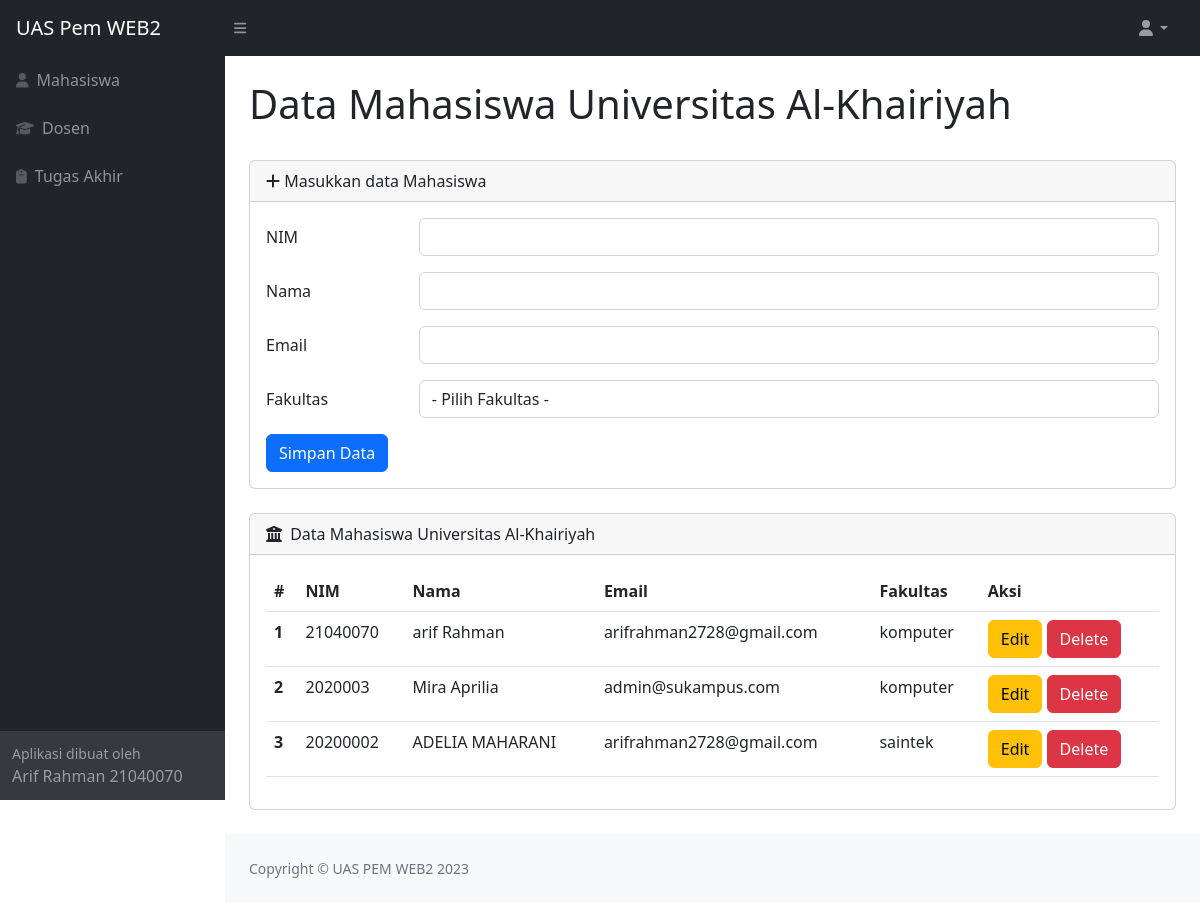
/index.php (signed in), run on the app's committed database.
### tables this page shows
CREATE TABLE `mahasiswa` (
  `id` int(11) NOT NULL,
  `nim` varchar(25) NOT NULL,
  `nama` varchar(25) NOT NULL,
  `email` varchar(25) NOT NULL,
  `fakultas` varchar(25) NOT NULL
);

### pages/content/mahasiswa.php (the view, shortened to what this page needs)
<?php
$nim        = "";
$nama       = "";
$email      = "";
?>
<main>
    <div class="container-fluid px-4">
        <h1 class="mt-4">Data Mahasiswa Universitas Al-Khairiyah</h1>
        <div class="card mb-4">
            <div class="card-header">
                <i class="fas fa-plus"></i>
                Masukkan data Mahasiswa
            </div>
            <div class="card-body">
                <form action="" method="POST">
                    <div class="mb-3 row">
                        <label for="nim" class="col-sm-2 col-form-label">NIM</label>
                        <div class="col-sm-10">
                            <input type="text" class="form-control" id="nim" name="nim" value="<?php echo $nim ?>">
                        </div>
                    </div>
                    <div class="mb-3 row">
                        <label for="nama" class="col-sm-2 col-form-label">Nama</label>
                        <div class="col-sm-10">
                            <input type="text" class="form-control" id="nama" name="nama" value="<?php echo $nama ?>">
                        </div>
                    </div>
                    <div class="mb-3 row">
                        <label for="email" class="col-sm-2 col-form-label">Email</label>
                        <div class="col-sm-10">
                            <input type="text" class="form-control" id="email" name="email" value="<?php echo $email ?>">
                        </div>
                    </div>
                    <div class="mb-3 row">
                        <label for="fakultas" class="col-sm-2 col-form-label">Fakultas</label>
                        <div class="col-sm-10">
                            <select class="form-control" name="fakultas" id="fakultas">
                                <option value="">- Pilih Fakultas -</option>
                            </select>
                        </div>
                    </div>
                    <div class="col-12">
                        <input type="submit" name="simpan" value="Simpan Data" class="btn btn-primary" />
                    </div>
                </form>
            </div>
        </div>
    </div>
</main>
    <?php
    include_once("koneksi/config.php");
    ?>
<main>
    <div class="container-fluid px-4">
        <div class="card mb-4">
            <div class="card-header">
                <i class="fas fa-building-columns me-1"></i>
                Data Mahasiswa Universitas Al-Khairiyah
            </div>
            <div class="card-body">
            <table class="table">
                    <thead>
                        <tr>
                            <th scope="col">#</th>
                            <th scope="col">NIM</th>
                            <th scope="col">Nama</th>
                            <th scope="col">Email</th>
                            <th scope="col">Fakultas</th>
                            <th scope="col">Aksi</th>
                        </tr>
                    </thead>
                    <tbody>
                        <?php
                        $sql2   = "select * from mahasiswa order by id desc";
                        $q2     = mysqli_query($koneksi, $sql2);
                        $urut   = 1;
                        while ($r2 = mysqli_fetch_array($q2)) {
                            $id         = $r2['id'];
                            $nim        = $r2['nim'];
                            $nama       = $r2['nama'];
                            $email     = $r2['email'];
                            $fakultas   = $r2['fakultas'];
                        ?>
                            <tr>
                                <th scope="row"><?php echo $urut++ ?></th>
                                <td scope="row"><?php echo $nim ?></td>
                                <td scope="row"><?php echo $nama ?></td>
                                <td scope="row"><?php echo $email ?></td>
                                <td scope="row"><?php echo $fakultas ?></td>
                                <td scope="row">
                                    <a href="index.php?op=edit&id=<?php echo $id ?>"><button type="button" class="btn btn-warning">Edit</button></a>
                                    <a href="index.php?op=delete&id=<?php echo $id?>" onclick="return confirm('Yakin mau delete data?')"><button type="button" class="btn btn-danger">Delete</button></a>
                                </td>
                            </tr>
                        <?php
                        }
                        ?>
                    </tbody>
                </table>
            </div>
        </div>
    </div>
</main>

### pages/head.php (shortened to what this page needs)
<!DOCTYPE html>
<html lang="en">
    <head>
        <link href="https://cdn.jsdelivr.net/npm/simple-datatables@7.1.2/dist/style.min.css" rel="stylesheet" />
        <link href="css/styles.css" rel="stylesheet" />
    </head>

### index.php (shortened to what this page needs)
<?php
$head = require 'pages/head.php';
?>
    <body class="sb-nav-fixed">
        <?php $navbar = require 'pages/navbar.php';?>
        <div id="layoutSidenav">
            <?php
            $sidebar =require 'pages/sidebar.php';
            ?>
            <div id="layoutSidenav_content">
                <?php $main = require 'pages/content/mahasiswa.php'; ?>
               <?php $footer = require 'pages/footer.php';?>
            </div>
        </div>
    </body>
</html>

### pages/navbar.php (shortened to what this page needs)
<nav class="sb-topnav navbar navbar-expand navbar-dark bg-dark">
            <a class="navbar-brand ps-3" href="index.php">UAS Pem WEB2</a>
            <button class="btn btn-link btn-sm order-1 order-lg-0 me-4 me-lg-0" id="sidebarToggle" href="#!"><i class="fas fa-bars"></i></button>
            <ul class="navbar-nav ms-auto ms-md-0 me-3 me-lg-4">
                <li class="nav-item dropdown">
                    <a class="nav-link dropdown-toggle" id="navbarDropdown" href="#" role="button" data-bs-toggle="dropdown" aria-expanded="false"><i class="fas fa-user fa-fw"></i></a>
                </li>
            </ul>
        </nav>

### pages/sidebar.php
<div id="layoutSidenav_nav">
                <nav class="sb-sidenav accordion sb-sidenav-dark" id="sidenavAccordion">
                    <div class="sb-sidenav-menu">
                        <div class="nav">
                            <a class="nav-link" href="index.php">
                                <div class="sb-nav-link-icon"><i class="fas fa-user"></i></div>
                                Mahasiswa
                            </a>
                            <a class="nav-link" href="dosen.php">
                                <div class="sb-nav-link-icon"><i class="fas fa-graduation-cap"></i></div>
                                Dosen
                            </a>
                            <a class="nav-link" href="tugasakhir.php">
                                <div class="sb-nav-link-icon"><i class="fas fa-clipboard"></i></div>
                                Tugas Akhir
                            </a>
                        </div>
                    </div>
                    <div class="sb-sidenav-footer">
                        <div class="small">Aplikasi dibuat oleh</div>
                        Arif Rahman 21040070
                    </div>
                </nav>
            </div>

### pages/footer.php
<footer class="py-4 bg-light mt-auto">
                    <div class="container-fluid px-4">
                        <div class="d-flex align-items-center justify-content-between small">
                            <div class="text-muted">Copyright &copy; UAS PEM WEB2 2023</div>
                        </div>
                    </div>
                </footer>

### data on the page
mahasiswa: nim "21040070", nama "arif Rahman", email "arifrahman2728@gmail.com", fakultas "komputer"
mahasiswa: nim "2020003", nama "Mira Aprilia", email "admin@sukampus.com", fakultas "komputer"
mahasiswa: nim "20200002", nama "ADELIA MAHARANI", email "arifrahman2728@gmail.com", fakultas "saintek"
